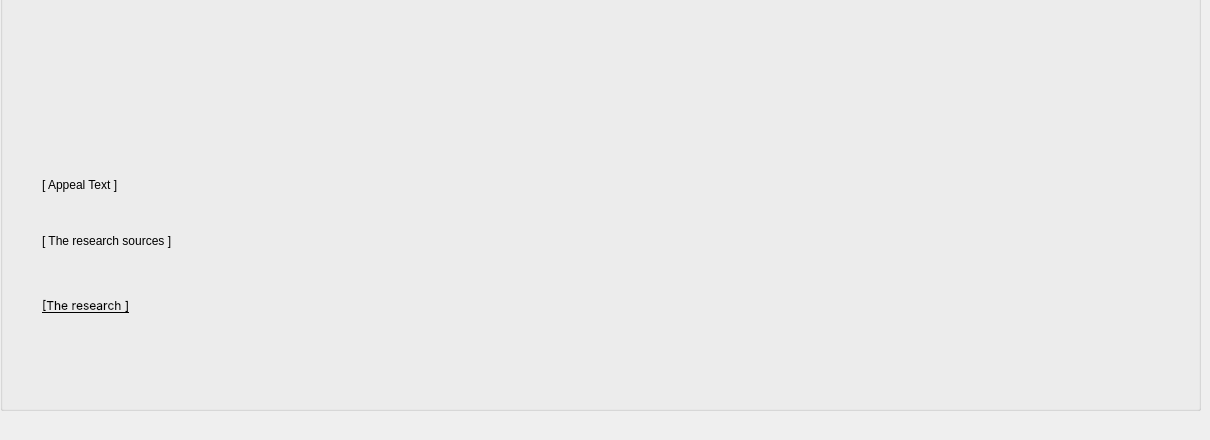
      <widget class="QWidget" name="tab_2">
       <attribute name="icon">
        <iconset theme="QIcon::ThemeIcon::AddressBookNew"/>
       </attribute>
       <attribute name="title">
        <string>Published Researchs</string>
       </attribute>
       <widget class="QGroupBox" name="publicationListGroup">
        <property name="geometry">
         <rect>
          <x>0</x>
          <y>-20</y>
          <width>1201</width>
          <height>431</height>
         </rect>
        </property>
        <property name="title">
         <string/>
        </property>
        <layout class="QVBoxLayout" name="verticalLayout_list">
         <item>
          <widget class="QFrame" name="frame_2">
           <property name="frameShape">
            <enum>QFrame::Shape::NoFrame</enum>
           </property>
           <property name="frameShadow">
            <enum>QFrame::Shadow::Raised</enum>
           </property>
           <property name="lineWidth">
            <number>0</number>
           </property>
           <widget class="QLabel" name="postPicture">
            <property name="geometry">
             <rect>
              <x>10</x>
              <y>-20</y>
              <width>191</width>
              <height>191</height>
             </rect>
            </property>
            <property name="text">
             <string/>
            </property>
            <property name="pixmap">
             <pixmap>build/Desktop_Qt_6_7_3-Debug/gallary.png</pixmap>
            </property>
            <property name="scaledContents">
             <bool>true</bool>
            </property>
           </widget>
           <widget class="QLabel" name="label_22">
            <property name="geometry">
             <rect>
              <x>30</x>
              <y>180</y>
              <width>131</width>
              <height>19</height>
             </rect>
            </property>
            <property name="text">
             <string>[ Appeal Text ]</string>
            </property>
           </widget>
           <widget class="QLabel" name="label_23">
            <property name="geometry">
             <rect>
              <x>30</x>
              <y>230</y>
              <width>221</width>
              <height>31</height>
             </rect>
            </property>
            <property name="text">
             <string>[ The research sources ]</string>
            </property>
           </widget>
           <widget class="QLabel" name="label_24">
            <property name="geometry">
             <rect>
              <x>30</x>
              <y>280</y>
              <width>161</width>
              <height>61</height>
             </rect>
            </property>
            <property name="minimumSize">
             <size>
              <width>0</width>
              <height>0</height>
             </size>
            </property>
            <property name="font">
             <font>
              <family>-apple-system</family>
              <italic>false</italic>
              <underline>true</underline>
              <strikeout>false</strikeout>
              <kerning>false</kerning>
              <fontweight>Black</fontweight>
             </font>
            </property>
            <property name="cursor">
             <cursorShape>PointingHandCursor</cursorShape>
            </property>
            <property name="text">
             <string>[The research ]</string>
            </property>
           </widget>
          </widget>
         </item>
        </layout>
       </widget>
      </widget>
